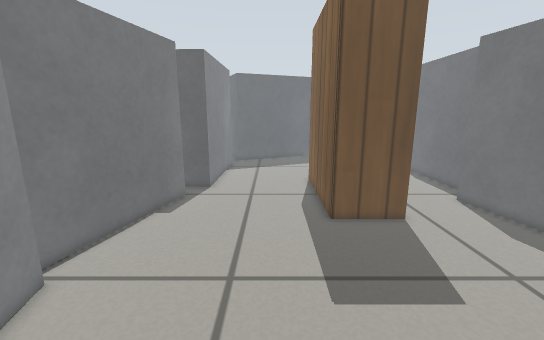
[1] (above)

16 first-person views from a walk through a robot-simulator world made for Gazebo. The camera is 0.57 m above the floor, tilts 12° down and sees 90° across. The floor is counted in squares, 0.1 m on a side. Each view is taken from the middle of a square. On the plan, view 1 faces up. The plan holds only what a view shows up to about 20 squares ahead; the rest is blank. The place goes on beyond the plan. Simple patterns stand in for the simulator's built-in surfaces.

[2]
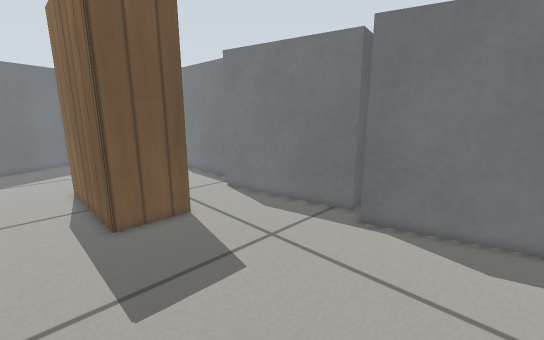

[3]
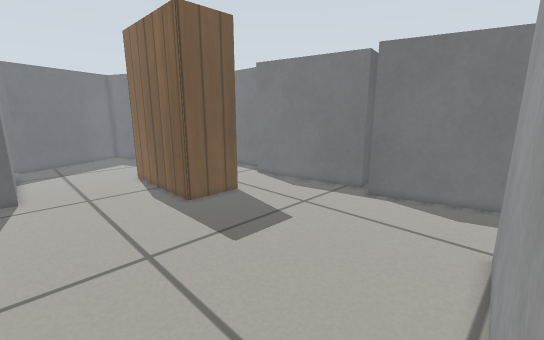

[4]
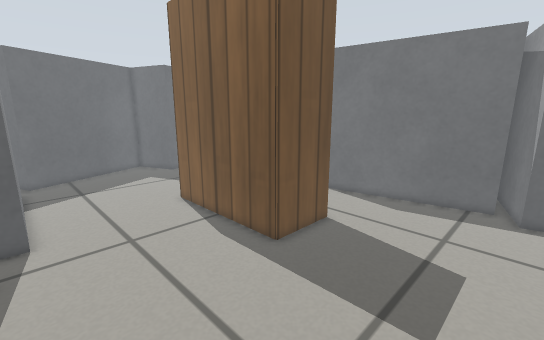

[5]
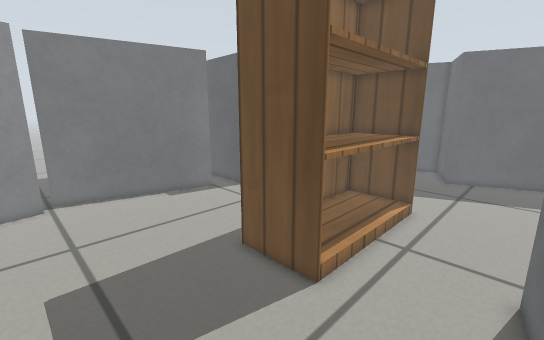

[6]
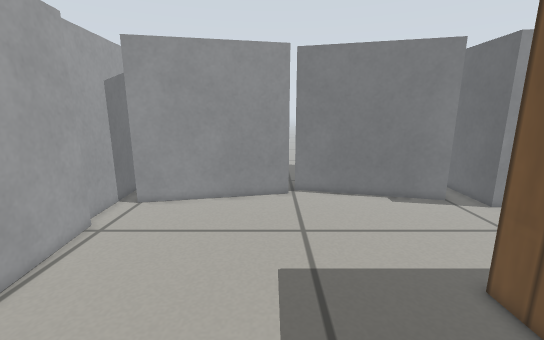

[7]
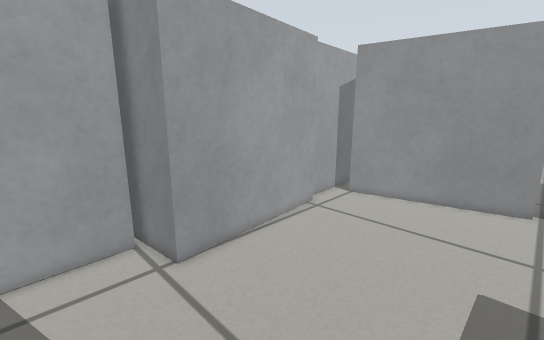

[8]
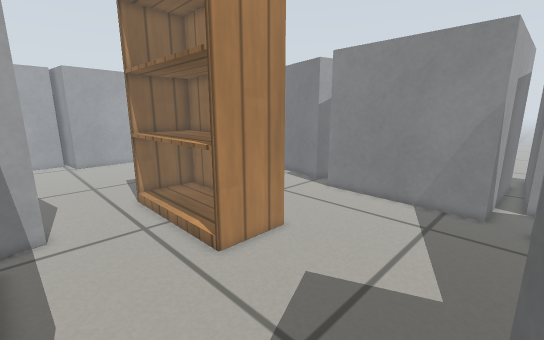

[9]
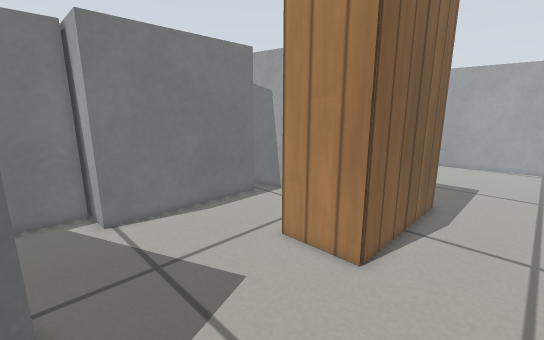

[10]
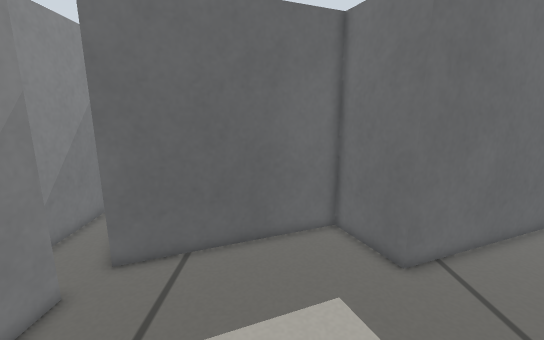

[11]
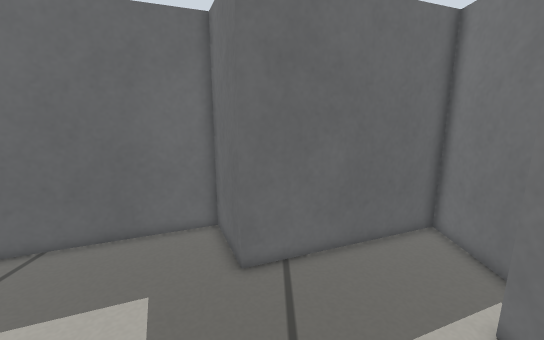

[12]
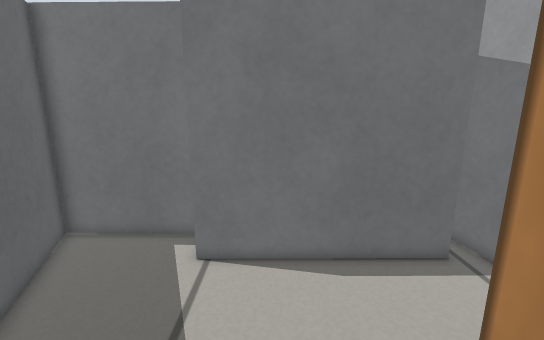

[13]
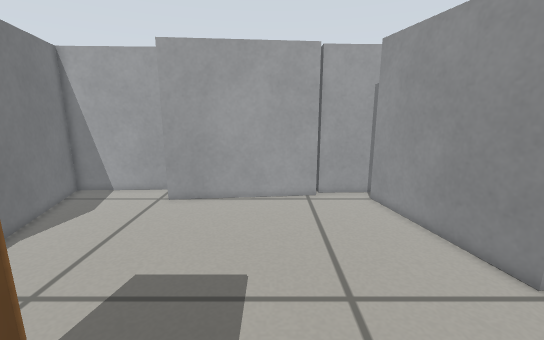

[14]
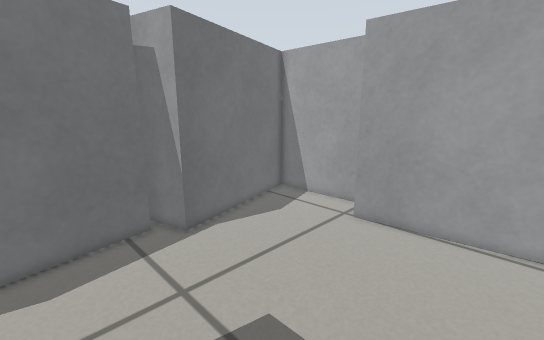

[15]
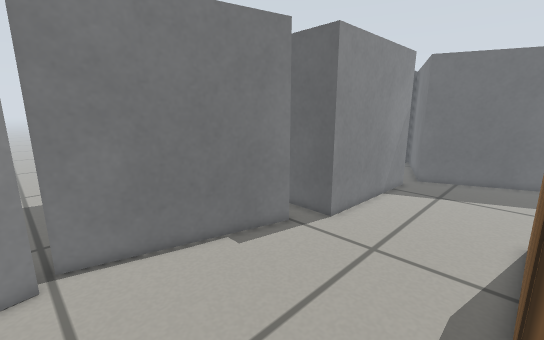

[16]
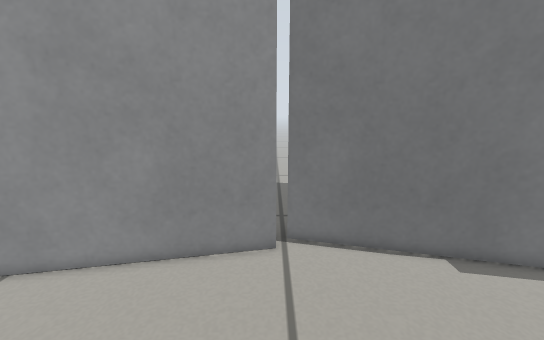

### Floor plan
Key: @ floor where view 1 was taken; . floor; B grey box; K bookshelf.
Columns run from 10 left of view 1 to 17 right of it. Each row starts with its distance up from view 1.
 38   B
 37   B.
 36   B.          BBB        BB
 35   B..      BBBB.B      BBBB
 34    B.    BBB....B   BBB...B
 33     ..BBBB......BBBBB.....B
 32 BBBB..B..........BB.......B
 31 BB........................B
 30   BBBB....................B
 29      B..................BBB
 28      B..................B
 27      B..................B
 26      B..................B
 25      B..................B
 24      B..................B
 23      B.......KKKKK......B
 22      B.......KKKKK......B
 21  BBB B.......KKKKK......B
 20   BBBB.......KKKKK......B
 19     .........KKKKK......B
 18     B........KKKKK......BB
 17    BB........KKKKK....BBB
 16    B.........KKKKK....BB
 15    B.........KKKKK.....B
 14    B.........KKKKK.....B
 13   BB...................B
 12   B....................B
 11   B....................BB
 10   B.....................B
  9  BB.....................B
  8   B.....................BBB
  7   BB....................BBBB
  6    B...................BB
  5    B...................B
  4    B...................BB
  3    B....................B
  2    BB...................B
  1     B...................B
  0     B.....@.............BB
 -1     B...........BBB......B
 -2     B...BBBBBBBBB B......B
 -3  BBBBBBBB         B.....BB
 -4         B         BBBBBBB
 -5                   B

Where each view was taken, in squares from view 1:
view 1: 0 up, 0 right, facing up
view 2: 0 up, 0 right, facing up-right
view 3: 2 down, 5 left, facing up-right
view 4: 6 up, 5 left, facing up-right
view 5: 7 up, 12 right, facing up-left
view 6: 7 up, 11 right, facing left
view 7: 8 up, 12 right, facing down-left
view 8: 32 up, 13 right, facing down-left
view 9: 32 up, 1 left, facing down-right
view 10: 23 up, 2 right, facing up
view 11: 23 up, 8 right, facing up
view 12: 26 up, 4 right, facing right
view 13: 16 up, 1 right, facing down
view 14: 12 up, 1 right, facing down-right
view 15: 8 up, 3 right, facing up-left
view 16: 8 up, 3 right, facing left
